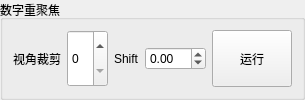
       <widget class="QGroupBox" name="groupBoxRefocus">
        <property name="sizePolicy">
         <sizepolicy hsizetype="Minimum" vsizetype="Minimum">
          <horstretch>0</horstretch>
          <verstretch>0</verstretch>
         </sizepolicy>
        </property>
        <property name="title">
         <string>数字重聚焦</string>
        </property>
        <layout class="QVBoxLayout" name="verticalLayout_4">
         <property name="leftMargin">
          <number>5</number>
         </property>
         <property name="topMargin">
          <number>5</number>
         </property>
         <property name="rightMargin">
          <number>5</number>
         </property>
         <property name="bottomMargin">
          <number>5</number>
         </property>
         <item>
          <layout class="QHBoxLayout" name="horizontalLayoutRefocus">
           <property name="leftMargin">
            <number>5</number>
           </property>
           <property name="topMargin">
            <number>5</number>
           </property>
           <property name="rightMargin">
            <number>5</number>
           </property>
           <property name="bottomMargin">
            <number>5</number>
           </property>
           <item>
            <widget class="QLabel" name="labelRefocusCrop">
             <property name="sizePolicy">
              <sizepolicy hsizetype="Minimum" vsizetype="Minimum">
               <horstretch>0</horstretch>
               <verstretch>0</verstretch>
              </sizepolicy>
             </property>
             <property name="text">
              <string>视角裁剪</string>
             </property>
            </widget>
           </item>
           <item>
            <widget class="QSpinBox" name="spinBoxRefocusCrop">
             <property name="sizePolicy">
              <sizepolicy hsizetype="Minimum" vsizetype="Minimum">
               <horstretch>0</horstretch>
               <verstretch>0</verstretch>
              </sizepolicy>
             </property>
             <property name="maximumSize">
              <size>
               <width>16777215</width>
               <height>16777215</height>
              </size>
             </property>
             <property name="maximum">
              <number>10</number>
             </property>
            </widget>
           </item>
           <item>
            <widget class="QLabel" name="labelRefocusShift">
             <property name="sizePolicy">
              <sizepolicy hsizetype="Minimum" vsizetype="Minimum">
               <horstretch>0</horstretch>
               <verstretch>0</verstretch>
              </sizepolicy>
             </property>
             <property name="text">
              <string>Shift</string>
             </property>
            </widget>
           </item>
           <item>
            <widget class="QDoubleSpinBox" name="doubleSpinBoxRefocusShift">
             <property name="minimum">
              <double>-10.000000000000000</double>
             </property>
             <property name="maximum">
              <double>1.000000000000000</double>
             </property>
             <property name="singleStep">
              <double>0.010000000000000</double>
             </property>
            </widget>
           </item>
           <item>
            <widget class="QPushButton" name="btnRefocus">
             <property name="sizePolicy">
              <sizepolicy hsizetype="Minimum" vsizetype="Minimum">
               <horstretch>0</horstretch>
               <verstretch>0</verstretch>
              </sizepolicy>
             </property>
             <property name="text">
              <string>运行</string>
             </property>
            </widget>
           </item>
          </layout>
         </item>
        </layout>
       </widget>
